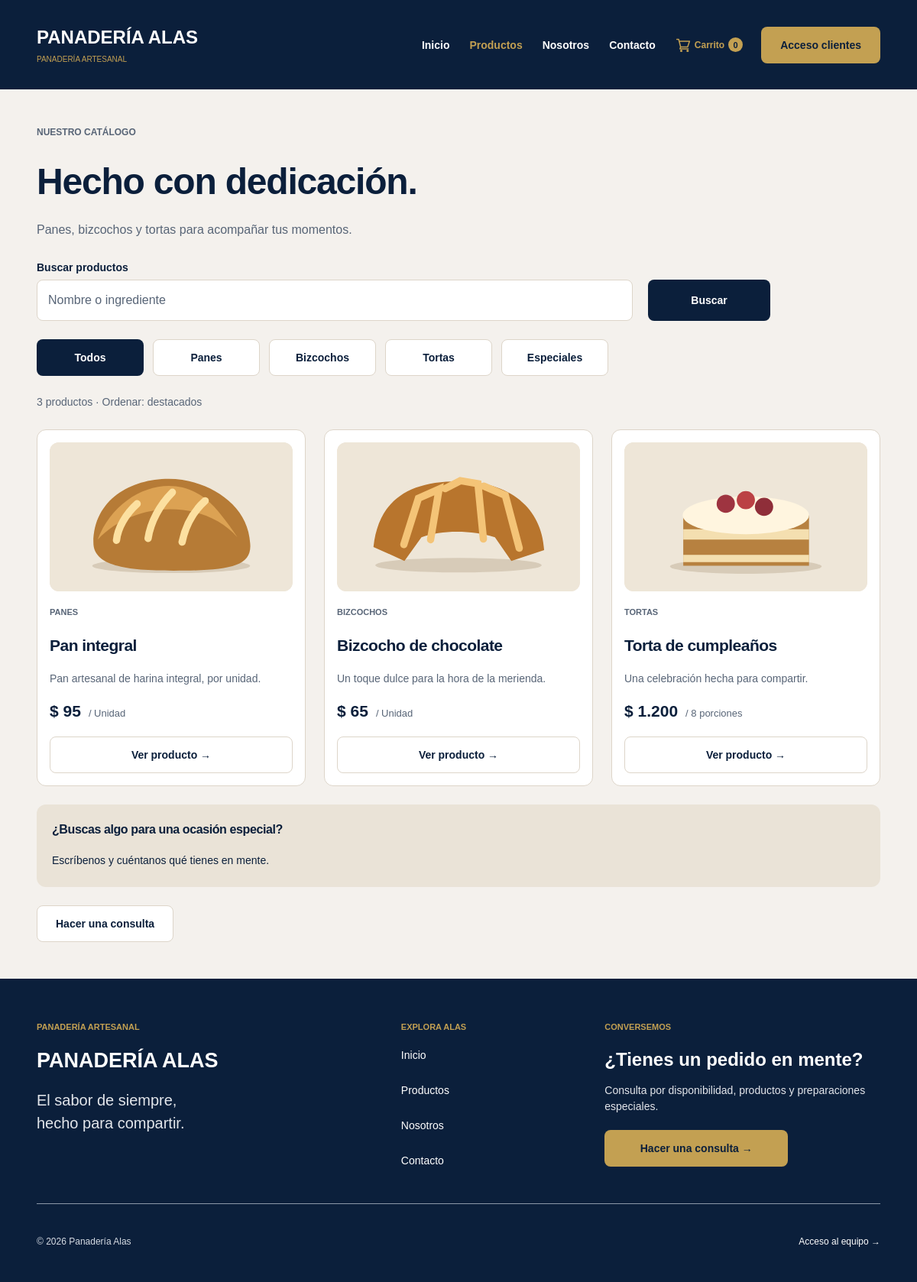
The page /productos on the database its author committed.
### tables this page shows
CREATE TABLE IF NOT EXISTS productos (
    id_producto INT UNSIGNED AUTO_INCREMENT PRIMARY KEY,
    nombre VARCHAR(120) NOT NULL,
    descripcion VARCHAR(280) NOT NULL,
    precio DECIMAL(10,2) UNSIGNED NOT NULL,
    categoria VARCHAR(30) NOT NULL,
    presentacion VARCHAR(80) NOT NULL DEFAULT 'Unidad',
    ingredientes TEXT NOT NULL,
    alergenos VARCHAR(500) NOT NULL DEFAULT '',
    imagen VARCHAR(255) NOT NULL DEFAULT '',
    destacado TINYINT(1) NOT NULL DEFAULT 0,
    activo TINYINT(1) NOT NULL DEFAULT 1,
    eliminado_en DATETIME NULL,
    creado_en TIMESTAMP NOT NULL DEFAULT CURRENT_TIMESTAMP,
    KEY idx_productos_catalogo (activo, eliminado_en, categoria)
);

### app/Core/Vista.php (called while the page is built, shortened)
<?php
final class Vista
{
    public static function mostrar(string $vista, array $variables = []): void
    {
        extract($variables, EXTR_SKIP);
        require dirname(__DIR__) . '/Views/partials/encabezado.php';
        require dirname(__DIR__) . '/Views/' . $vista . '.php';
        require dirname(__DIR__) . '/Views/partials/pie.php';
    }
}

### app/Controllers/ProductoController.php (called while the page is built, shortened)
<?php
final class ProductoController
{
    public function index(): void
    {
        $busqueda = Http::texto($_GET, 'q');
        $categoria = Http::texto($_GET, 'categoria');
        Vista::mostrar('productos', ['tituloPagina' => 'Productos | Panadería Alas', 'seccionActiva' => 'productos',
            'busqueda' => $busqueda, 'categoria' => $categoria, 'categorias' => Producto::CATEGORIAS,
            'productos' => Producto::catalogo()->listar($busqueda, $categoria)]);
    }
}

### public/index.php (called while the page is built, shortened)
<?php
$ruta = Rutas::resolver();
[, $controlador, $accion, $metodos] = Rutas::todas()[$ruta];
try {
    (new $controlador())->$accion();
} catch (DomainException $error) {
    http_response_code(422);
    Vista::mostrar('error', ['tituloPagina' => 'Revisá la solicitud', 'mensaje' => $error->getMessage()]);
} catch (Throwable $error) {
    error_log((string) $error);
    http_response_code(503);
    Vista::mostrar('error', ['tituloPagina' => 'Servicio no disponible',
        'mensaje' => 'No pudimos completar la operación en este momento. Intentá nuevamente en unos minutos.']);
}

### app/Core/Rutas.php (called while the page is built, shortened)
<?php
final class Rutas
{
    private static ?array $rutas = null;
    public static function todas(): array
    {
        return self::$rutas ??= require dirname(__DIR__, 2) . '/config/rutas.php';
    }
    public static function url(string $nombre, array $parametros = []): string
    {
        $ruta = self::todas()[$nombre][0] ?? throw new InvalidArgumentException('Ruta desconocida.');
        unset($parametros['ruta']);
        $consulta = http_build_query($parametros, '', '&', PHP_QUERY_RFC3986);
        return self::base() . '/' . $ruta . ($consulta === '' ? '' : '?' . $consulta);
    }
    public static function recurso(string $archivo): string
    {
        return self::base() . '/' . $archivo;
    }
    private static function base(): string
    {
        $directorio = str_replace('\\', '/', dirname($_SERVER['SCRIPT_NAME'] ?? '/index.php'));
        if ($directorio === '.' || $directorio === '/') {
            return '';
        }
        return '/' . implode('/', array_map('rawurlencode', explode('/', trim(rawurldecode($directorio), '/'))));
    }
}

### app/Core/Http.php (called while the page is built, shortened)
<?php
final class Http
{
    public static function cadena(array $origen, string $nombre, string $predeterminado = ''): string
    {
        $valor = $origen[$nombre] ?? $predeterminado;
        return $valor;
    }
}

### app/Models/Producto.php (called while the page is built, shortened)
<?php
final class Producto
{
    public static function imagen(array $producto): string
    {
        $imagen = $producto['imagen'] ?? '';
        if (in_array($imagen, ['pan.svg', 'croissant.svg', 'torta.svg'], true)
            || (is_string($imagen) && preg_match('~^productos/[a-f0-9]{32}\.(?:jpg|png)$~D', $imagen))) {
            return $imagen;
        }
        return match ($producto['categoria'] ?? '') {
            'Bizcochos' => 'croissant.svg', 'Tortas', 'Especiales' => 'torta.svg', default => 'pan.svg',
        };
    }
    public function listar(string $busqueda = '', string $categoria = '', bool $destacados = false): array
    {
        $sql = 'SELECT * FROM productos WHERE activo = 1 AND eliminado_en IS NULL';
        $parametros = [];
        $consulta = $this->db->prepare($sql . ' ORDER BY destacado DESC, id_producto' . ($destacados ? ' LIMIT 3' : ''));
        $consulta->execute($parametros);
        return array_map(self::normalizar(...), $consulta->fetchAll());
    }
    private static function normalizar(array $producto): array
    {
        [$entero, $decimal] = array_pad(explode('.', (string) $producto['precio'], 2), 2, '0');
        $producto['precio'] = (int) $entero * 100 + (int) str_pad($decimal, 2, '0');
        $producto['id_producto'] = (int) $producto['id_producto'];
        $producto['imagen_guardada'] = $producto['imagen'];
        $producto['imagen'] = self::imagen($producto);
        return $producto;
    }
}

### app/Views/partials/producto-tarjeta.php (the view)
<article class="producto">
    <a class="producto__imagen-enlace" href="<?= $escapar($url('producto', ['id' => $producto['id_producto']])) ?>">
        <img class="producto__imagen" src="<?= $escapar($recurso('images/' . $producto['imagen'])) ?>" width="400" height="245" alt="<?= $escapar($producto['nombre']) ?>" loading="lazy">
    </a>
    <span class="etiqueta producto__categoria"><?= $escapar($producto['categoria']) ?></span>
    <h3 class="producto__nombre"><a href="<?= $escapar($url('producto', ['id' => $producto['id_producto']])) ?>"><?= $escapar($producto['nombre']) ?></a></h3>
    <p class="producto__descripcion"><?= $escapar($producto['descripcion']) ?></p>
    <div class="producto__precio">
        <?= $dinero($producto['precio']) ?> <small class="producto__presentacion">/ <?= $escapar($producto['presentacion']) ?></small>
    </div>
    <a class="boton boton--contorno producto__boton" href="<?= $escapar($url('producto', ['id' => $producto['id_producto']])) ?>">Ver producto →</a>
</article>

### app/Views/productos.php (shortened to what this page needs)
<main id="contenido" class="contenedor pagina-pedidos catalogo">
    <div class="titulo-pagina">
        <span class="etiqueta">NUESTRO CATÁLOGO</span>
        <h1 class="titulo-pagina__titulo">Hecho con dedicación.</h1>
        <p class="titulo-pagina__descripcion">Panes, bizcochos y tortas para acompañar tus momentos.</p>
    </div>
    <form class="busqueda" method="get" action="<?= $url('productos') ?>">
        <label class="campo busqueda__campo">Buscar productos
            <input class="campo__entrada" name="q" value="<?= $escapar($busqueda) ?>" placeholder="Nombre o ingrediente" maxlength="120">
        </label>
        <button class="boton boton--azul busqueda__boton">Buscar</button>
    </form>
    <nav class="filtros" aria-label="Categorías">
        <?php foreach (['' => 'Todos'] + array_combine($categorias, $categorias) as $valor => $etiqueta): ?>
        <a class="boton filtros__boton <?= $categoria === $valor ? 'boton--azul' : 'boton--contorno' ?>" <?= $categoria === $valor ? 'aria-current="true"' : '' ?> href="<?= $escapar($url('productos', ['q' => $busqueda, 'categoria' => $valor])) ?>"><?= $escapar($etiqueta) ?></a>
        <?php endforeach; ?>
    </nav>
    <?php if (!$productos): ?>
    <section class="tarjeta vacio">
        <h2 class="vacio__titulo">No encontramos ese producto</h2>
        <p class="vacio__descripcion">Prueba con otra palabra o vuelve a ver todas las categorías.</p>
        <a class="boton boton--dorado" href="<?= $url('productos') ?>">Ver todos los productos</a>
    </section>
    <?php else: ?>
    <p class="catalogo__cantidad"><?= count($productos) ?> productos · Ordenar: destacados</p>
    <div class="catalogo__lista">
        <?php foreach ($productos as $producto) { require __DIR__ . '/partials/producto-tarjeta.php'; } ?>
    </div>
    <?php endif; ?>
    <aside class="recuadro">
        <h3 class="recuadro__titulo">¿Buscas algo para una ocasión especial?</h3>
        <p class="recuadro__descripcion">Escríbenos y cuéntanos qué tienes en mente.</p>
    </aside>
    <a class="boton boton--contorno" role="link" aria-disabled="true">Hacer una consulta</a>
</main>

### public/css/inicio.css (style rules this page uses)
:root { --navy: #0b1f3b; --gold: #c3a052; --cream: #f4f1ed; --white: #fff; --muted: #586577; --border: #ddd5c9; --radius: 12px; font-family: Arial, Helvetica, sans-serif; color: var(--navy); background: var(--cream); font-synthesis: none; }
* { box-sizing: border-box; }
.pagina { display: flex; flex-direction: column; min-width: 320px; min-height: 100vh; margin: 0; }
main { flex: 1; }
a { color: inherit; text-decoration: none; -webkit-tap-highlight-color: transparent; }
img { display: block; max-width: 100%; height: auto; }
p { margin: 0 0 20px; color: var(--muted); font-size: 16px; line-height: 1.55; }
h1, h2, h3 { margin: 0 0 20px; line-height: 1.18; letter-spacing: -.025em; }
h1 { font-size: 48px; font-weight: 750; }
h3 { font-size: 24px; }
[aria-disabled="true"] { cursor: default; }
.contenedor { width: calc(100% - 96px); max-width: 1344px; margin-inline: auto; }
.etiqueta { display: block; margin-bottom: 24px; color: var(--muted); font-size: 12px; font-weight: 600; line-height: 1.4; letter-spacing: 0; text-transform: uppercase; }
.boton { display: inline-flex; justify-content: center; align-items: center; gap: 8px; min-height: 48px; min-width: 160px; padding: 13px 24px; border: 1px solid transparent; border-radius: 8px; color: var(--navy); font-size: 14px; line-height: 20px; font-weight: 600; text-align: center; transition: background-color .15s, box-shadow .15s; }
.boton--contorno { border-color: var(--border); background: var(--white); }
.producto { display: flex; flex-direction: column; gap: 0; padding: 16px; border: 1px solid var(--border); border-radius: var(--radius); background: var(--white); }
.producto__imagen-enlace { display: block; overflow: hidden; margin-bottom: 20px; border-radius: var(--radius); background: #eee6d8; }
.producto__imagen { width: 100%; aspect-ratio: 400 / 245; object-fit: cover; }
.producto__categoria { margin: 0 0 22px; font-size: 11px; }
.producto__nombre { font-size: 21px; line-height: 1.3; }
.producto__descripcion { font-size: 14px; line-height: 1.5; }
.producto__precio { display: flex; align-items: baseline; gap: 10px; margin-top: auto; margin-bottom: 20px; font-size: 21px; font-weight: 700; }
.producto__presentacion { color: var(--muted); font-size: 13px; line-height: 1.5; font-weight: 400; }
.producto__boton { width: 100%; }

### public/css/componentes.css (style rules this page uses)
:root { --sand: #eae3d7; --red: #ab3032; --green: #146b4b; }
button, input, select, textarea { font: inherit; -webkit-tap-highlight-color: transparent; }
button { cursor: pointer; }
.pagina-pedidos { padding-block: 48px; }
.pagina-pedidos h1 { line-height: 1.16; }
.titulo-pagina { margin-bottom: 24px; }
.titulo-pagina__titulo { margin-top: 28px; margin-bottom: 24px; }
.titulo-pagina__descripcion { margin: 0; }
.boton--azul { background: var(--navy); color: var(--white); }
.recuadro { margin: 24px 0; padding: 24px 20px; border-radius: var(--radius); background: var(--sand); }
.recuadro__titulo { margin: 0 0 20px; font-size: 16px; line-height: 1.18; letter-spacing: -.025em; }
.recuadro__descripcion { margin: 0; color: var(--navy); font-size: 14px; }
.campo { display: flex; flex-direction: column; gap: 8px; color: var(--navy); font-size: 14px; font-weight: 600; }
.campo__entrada { width: 100%; min-height: 54px; padding: 14px; border: 1px solid var(--border); border-radius: 8px; background: var(--white); color: var(--muted); font-size: 16px; line-height: 24px; font-weight: 400; }
.campo__entrada::placeholder { color: var(--muted); opacity: 1; }

### public/css/pedidos.css (style rules this page uses)
.busqueda { display: flex; align-items: flex-end; gap: 20px; max-width: 960px; margin: 28px 0 24px; }
.busqueda__campo { flex: 1; min-width: 0; }
.busqueda__boton { height: 54px; }
.filtros { display: flex; flex-wrap: wrap; gap: 12px; margin: 24px 0; }
.filtros__boton { min-width: 140px; }
.catalogo__cantidad { margin: 24px 0; font-size: 14px; }
.catalogo__lista { display: grid; grid-template-columns: repeat(3, minmax(0, 1fr)); gap: 24px; }

### rows shown on the page
productos: imagen (picture), categoria "PANES", nombre "Pan integral", descripcion "Pan artesanal de harina integral, por unidad.", precio "$ 95", presentacion "Unidad"
productos: imagen (picture), categoria "BIZCOCHOS", nombre "Bizcocho de chocolate", descripcion "Un toque dulce para la hora de la merienda.", precio "$ 65", presentacion "Unidad"
productos: imagen (picture), categoria "TORTAS", nombre "Torta de cumpleaños", descripcion "Una celebración hecha para compartir.", precio "$ 1.200", presentacion "8 porciones"

### other values the page prints
$cantidadCarrito "0"
$escapar($etiqueta) "Todos"
$escapar($etiqueta) "Panes"
$escapar($etiqueta) "Bizcochos"
$escapar($etiqueta) "Tortas"
$escapar($etiqueta) "Especiales"
count($productos) "3"
